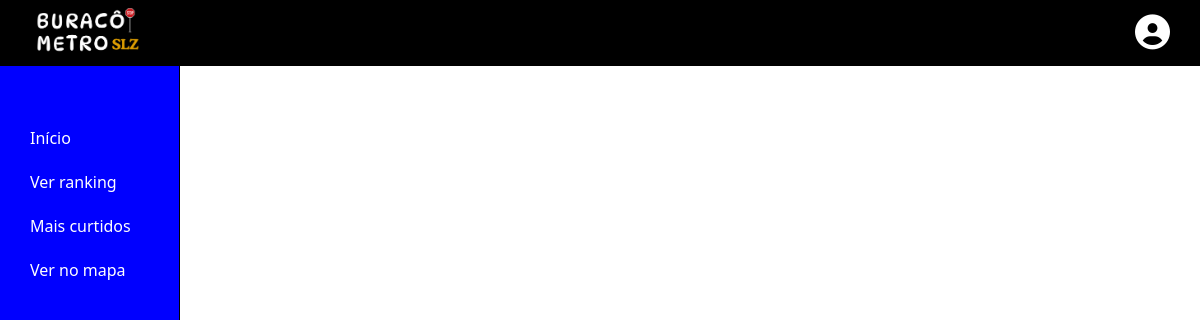
The app's page /principal/ranking (signed in), older data.
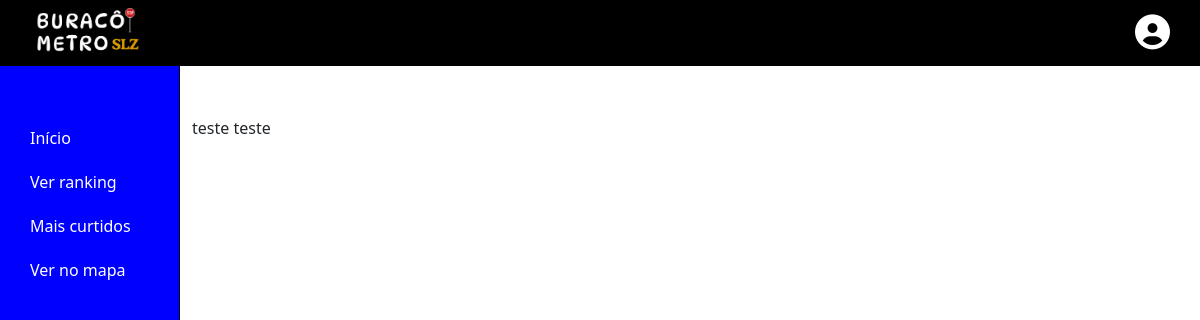
The same page, newer data.
### buracos/models.py (models this page shows, shortened)
class Buraco(models.Model):
    titulo = models.CharField(max_length=255)
    descricao = models.TextField()
    local = models.CharField(max_length=255)
    endereco = models.CharField(max_length=255)
    url_imagem = models.URLField()
    tamanho = models.SmallIntegerField(default=1)
    data_atual = models.DateTimeField(auto_now_add=True)
    created_at = models.DateTimeField(auto_now_add=True)  # Data e hora de criação (preenchido automaticamente)
    updated_at = models.DateTimeField(auto_now=True)  # Data e hora de última atualização (atualizado automaticamente)

### principal/views.py (the view)
# urls.py: path('/ranking', rankingView, name='rankingView'),
def rankingView(request):
    buracos = Buraco.objects.order_by('-tamanho')
    variaveis = {
        'buracos':buracos,
    }
    return render(request, 'principal/ranking.html', variaveis)

### principal/templates/principal/ranking.html (shortened to what this page needs)
{% extends 'principal/principal.html' %}
{% load static %}
{% block content %}
{% for buraco in buracos %}
       {{buraco.titulo}}
       {{buraco.descricao}}
{% endfor %}
{% endblock %}

Row changes from the older to the newer data that the page shows:
added Buraco: titulo "teste", descricao "teste"
